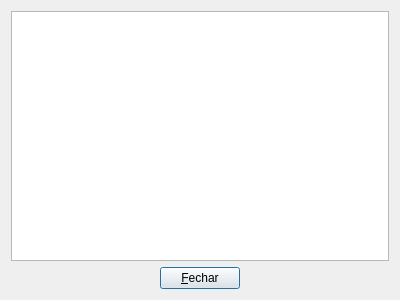
<?xml version="1.0" encoding="UTF-8"?>
<ui version="4.0">
 <class>AvailShow</class>
 <widget class="QDialog" name="AvailShow">
  <property name="geometry">
   <rect>
    <x>0</x>
    <y>0</y>
    <width>400</width>
    <height>300</height>
   </rect>
  </property>
  <property name="windowTitle">
   <string>Prioridades e Disponibilidades</string>
  </property>
  <layout class="QVBoxLayout" name="verticalLayout_2">
   <item>
    <layout class="QVBoxLayout" name="verticalLayout">
     <item>
      <widget class="QTableView" name="availShowView"/>
     </item>
     <item alignment="Qt::AlignHCenter">
      <widget class="QPushButton" name="availShowCloseButton">
       <property name="maximumSize">
        <size>
         <width>100</width>
         <height>40</height>
        </size>
       </property>
       <property name="text">
        <string>&amp;Fechar</string>
       </property>
       <property name="icon">
        <iconset resource="resources.qrc">
         <normaloff>:/resources/images/btn_close.png</normaloff>:/resources/images/btn_close.png</iconset>
       </property>
       <property name="iconSize">
        <size>
         <width>25</width>
         <height>25</height>
        </size>
       </property>
      </widget>
     </item>
    </layout>
   </item>
  </layout>
 </widget>
 <resources>
  <include location="resources.qrc"/>
 </resources>
 <connections/>
</ui>
